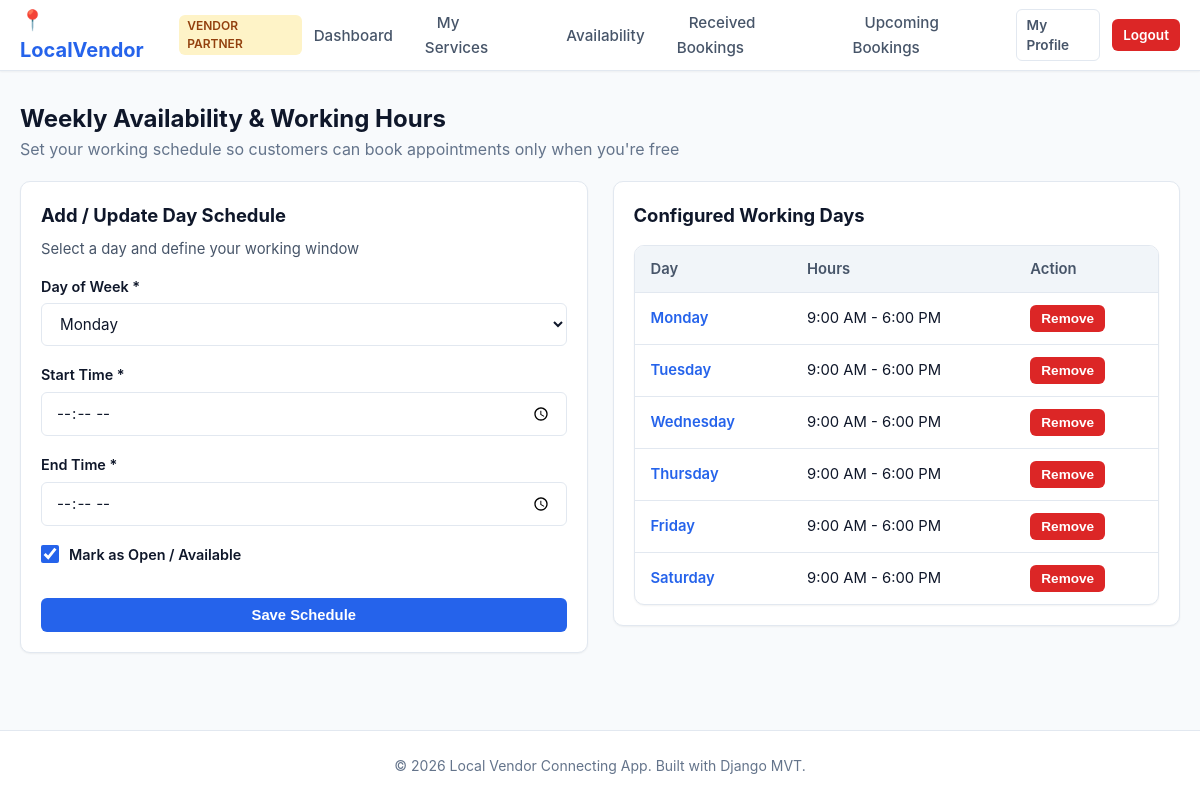
Page /vendor/availability/ (signed in) on the committed database.
### services/models.py (models this page shows, shortened)
class VendorAvailability(models.Model):
    DAY_CHOICES = [
        ('monday', 'Monday'),
        ('tuesday', 'Tuesday'),
        ('wednesday', 'Wednesday'),
        ('thursday', 'Thursday'),
        ('friday', 'Friday'),
        ('saturday', 'Saturday'),
        ('sunday', 'Sunday'),
    ]
    vendor = models.ForeignKey(VendorProfile, on_delete=models.CASCADE, related_name='availability')
    day_of_week = models.CharField(max_length=10, choices=DAY_CHOICES)
    start_time = models.TimeField()
    end_time = models.TimeField()
    is_available = models.BooleanField(default=True)
    class Meta:
        verbose_name_plural = 'Vendor Availabilities'
        unique_together = ['vendor', 'day_of_week']

### vendor/views.py (the view)
# urls.py: path('availability/', views.manage_availability, name='availability'),
@vendor_required
def manage_availability(request):
    vendor = request.user.vendor_profile
    current_availability = VendorAvailability.objects.filter(vendor=vendor)
    if request.method == 'POST':
        form = AvailabilityForm(request.POST)
        if form.is_valid():
            day = form.cleaned_data['day_of_week']
            VendorAvailability.objects.update_or_create(
                vendor=vendor,
                day_of_week=day,
                defaults={
                    'start_time': form.cleaned_data['start_time'],
                    'end_time': form.cleaned_data['end_time'],
                    'is_available': form.cleaned_data.get('is_available', True),
                }
            )
            messages.success(request, f'Availability for {day.capitalize()} updated!')
            return redirect('vendor:availability')
    else:
        form = AvailabilityForm()
    context = {
        'form': form,
        'current_availability': current_availability,
    }
    return render(request, 'vendor/availability.html', context)

### vendor/forms.py (shortened to what this page needs)
class AvailabilityForm(forms.Form):
    DAY_CHOICES = [
        ('monday', 'Monday'),
        ('tuesday', 'Tuesday'),
        ('wednesday', 'Wednesday'),
        ('thursday', 'Thursday'),
        ('friday', 'Friday'),
        ('saturday', 'Saturday'),
        ('sunday', 'Sunday'),
    ]
    day_of_week = forms.ChoiceField(
        choices=DAY_CHOICES,
        widget=forms.Select(attrs={'class': 'form-input'})
    )
    start_time = forms.TimeField(
        widget=forms.TimeInput(attrs={'class': 'form-input', 'type': 'time'})
    )
    end_time = forms.TimeField(
        widget=forms.TimeInput(attrs={'class': 'form-input', 'type': 'time'})
    )
    is_available = forms.BooleanField(
        required=False,
        initial=True,
        widget=forms.CheckboxInput(attrs={'class': 'form-checkbox'})
    )

### templates/vendor/availability.html (shortened to what this page needs)
{% extends 'vendor/vendor_base.html' %}
{% block content %}
<div class="action-row">
    <div>
        <h2>Weekly Availability & Working Hours</h2>
        <p style="color: var(--text-muted);">Set your working schedule so customers can book appointments only when you're free</p>
    </div>
</div>
<div style="display: grid; grid-template-columns: 1fr 1fr; gap: 25px; align-items: start;">
    <div class="card">
        <h3 class="card-title">Add / Update Day Schedule</h3>
        <p class="card-text">Select a day and define your working window</p>
        <form method="POST" action="{% url 'vendor:availability' %}">
            <div class="form-group">
                <label class="form-label">Day of Week *</label>
                {{ form.day_of_week }}
            </div>
            <div class="form-row">
                <div class="form-group">
                    <label class="form-label">Start Time *</label>
                    {{ form.start_time }}
                </div>
                <div class="form-group">
                    <label class="form-label">End Time *</label>
                    {{ form.end_time }}
                </div>
            </div>
            <div class="form-group" style="display: flex; align-items: center; gap: 10px;">
                {{ form.is_available }}
                <label class="form-label" style="margin-bottom: 0;">Mark as Open / Available</label>
            </div>
            <button type="submit" class="btn btn-primary btn-block" style="margin-top: 15px;">Save Schedule</button>
        </form>
    </div>
    <div class="card">
        <h3 class="card-title">Configured Working Days</h3>
        {% if current_availability %}
        <div class="table-responsive" style="margin-top: 15px;">
            <table class="data-table">
                <thead>
                    <tr>
                        <th>Day</th>
                        <th>Hours</th>
                        <th>Action</th>
                    </tr>
                </thead>
                <tbody>
                    {% for a in current_availability %}
                    <tr>
                        <td><span class="day-badge">{{ a.get_day_of_week_display }}</span></td>
                        <td>
                            {% if a.is_available %}
                                {{ a.start_time|time:"g:i A" }} - {{ a.end_time|time:"g:i A" }}
                            {% else %}
                                <span class="status-pill status-inactive">Closed</span>
                            {% endif %}
                        </td>
                        <td>
                            <form method="POST" action="{% url 'vendor:delete_availability' a.id %}" onsubmit="return confirm('Remove schedule for this day?');">
                                <button type="submit" class="btn btn-danger btn-sm">Remove</button>
                            </form>
                        </td>
                    </tr>
                    {% endfor %}
                </tbody>
            </table>
        </div>
        {% else %}
        <p style="color: var(--text-muted); margin-top: 20px;">No days added yet. Use the form on the left to set up your weekly timings.</p>
        {% endif %}
    </div>
</div>
{% endblock %}

### static/css/base.css (style rules this page uses)
:root { --primary: #2563eb; --primary-hover: #1d4ed8; --primary-light: #eff6ff; --secondary: #475569; --success: #16a34a; --warning: #d97706; --danger: #dc2626; --bg-main: #f8fafc; --surface: #ffffff; --text-main: #0f172a; --text-muted: #64748b; --border: #e2e8f0; --border-focus: #93c5fd; --radius-sm: 6px; --radius-md: 10px; --radius-lg: 16px; --shadow-sm: 0 1px 2px 0 rgba(0, 0, 0, 0.05); --shadow-md: 0 4px 6px -1px rgba(0, 0, 0, 0.1), 0 2px 4px -2px rgba(0, 0, 0, 0.05); --shadow-lg: 0 10px 15px -3px rgba(0, 0, 0, 0.1), 0 4px 6px -4px rgba(0, 0, 0, 0.05); --font: -apple-system, BlinkMacSystemFont, "Segoe UI", Roboto, "Helvetica Neue", Arial, sans-serif; }
* { box-sizing: border-box; margin: 0; padding: 0; }
body { font-family: var(--font); background-color: var(--bg-main); color: var(--text-main); line-height: 1.5; min-height: 100vh; display: flex; flex-direction: column; }
.btn { display: inline-flex; align-items: center; justify-content: center; padding: 8px 16px; font-size: 0.925rem; font-weight: 600; border-radius: var(--radius-sm); border: 1px solid transparent; cursor: pointer; transition: all 0.15s ease-in-out; text-decoration: none; }
.btn-primary { background-color: var(--primary); color: #ffffff; }
.btn-danger { background-color: var(--danger); color: #ffffff; }
.btn-sm { padding: 5px 10px; font-size: 0.85rem; }
.btn-block { width: 100%; }
.form-group { margin-bottom: 18px; }
.form-label { display: block; font-weight: 600; font-size: 0.9rem; color: var(--text-main); margin-bottom: 6px; }
.form-input, .form-select, .form-textarea { width: 100%; padding: 10px 14px; border: 1px solid var(--border); border-radius: var(--radius-sm); font-size: 0.95rem; color: var(--text-main); background-color: var(--surface); font-family: inherit; transition: border-color 0.15s, box-shadow 0.15s; }
.form-checkbox { width: 18px; height: 18px; accent-color: var(--primary); cursor: pointer; }
.card { background: var(--surface); border: 1px solid var(--border); border-radius: var(--radius-md); padding: 20px; box-shadow: var(--shadow-sm); transition: transform 0.15s, box-shadow 0.15s; }
.card-title { font-size: 1.15rem; font-weight: 700; margin-bottom: 8px; }
.card-text { color: var(--secondary); font-size: 0.925rem; margin-bottom: 16px; }
.table-responsive { overflow-x: auto; background: var(--surface); border-radius: var(--radius-md); border: 1px solid var(--border); box-shadow: var(--shadow-sm); margin-top: 20px; }
.data-table { width: 100%; border-collapse: collapse; text-align: left; font-size: 0.925rem; }
.data-table th { background-color: #f1f5f9; padding: 12px 16px; font-weight: 600; color: var(--secondary); border-bottom: 1px solid var(--border); }
.data-table td { padding: 12px 16px; border-bottom: 1px solid var(--border); color: var(--text-main); vertical-align: middle; }
.data-table tr:last-child td { border-bottom: none; }

### rows in the picture
VendorAvailability: day_of_week "Monday", start_time "9:00 AM", end_time "6:00 PM"
VendorAvailability: day_of_week "Tuesday", start_time "9:00 AM", end_time "6:00 PM"
VendorAvailability: day_of_week "Wednesday", start_time "9:00 AM", end_time "6:00 PM"
VendorAvailability: day_of_week "Thursday", start_time "9:00 AM", end_time "6:00 PM"
VendorAvailability: day_of_week "Friday", start_time "9:00 AM", end_time "6:00 PM"
VendorAvailability: day_of_week "Saturday", start_time "9:00 AM", end_time "6:00 PM"
